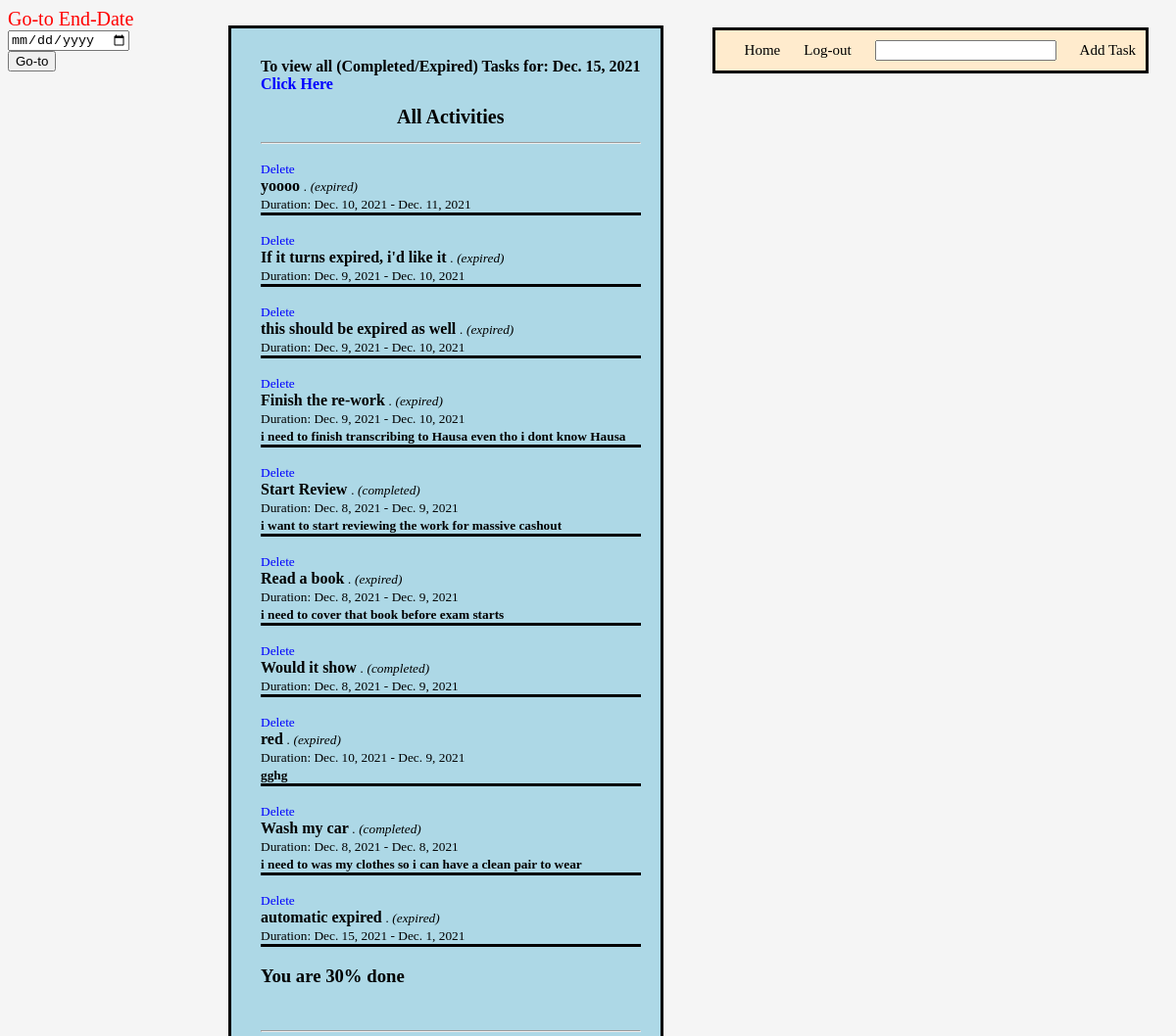
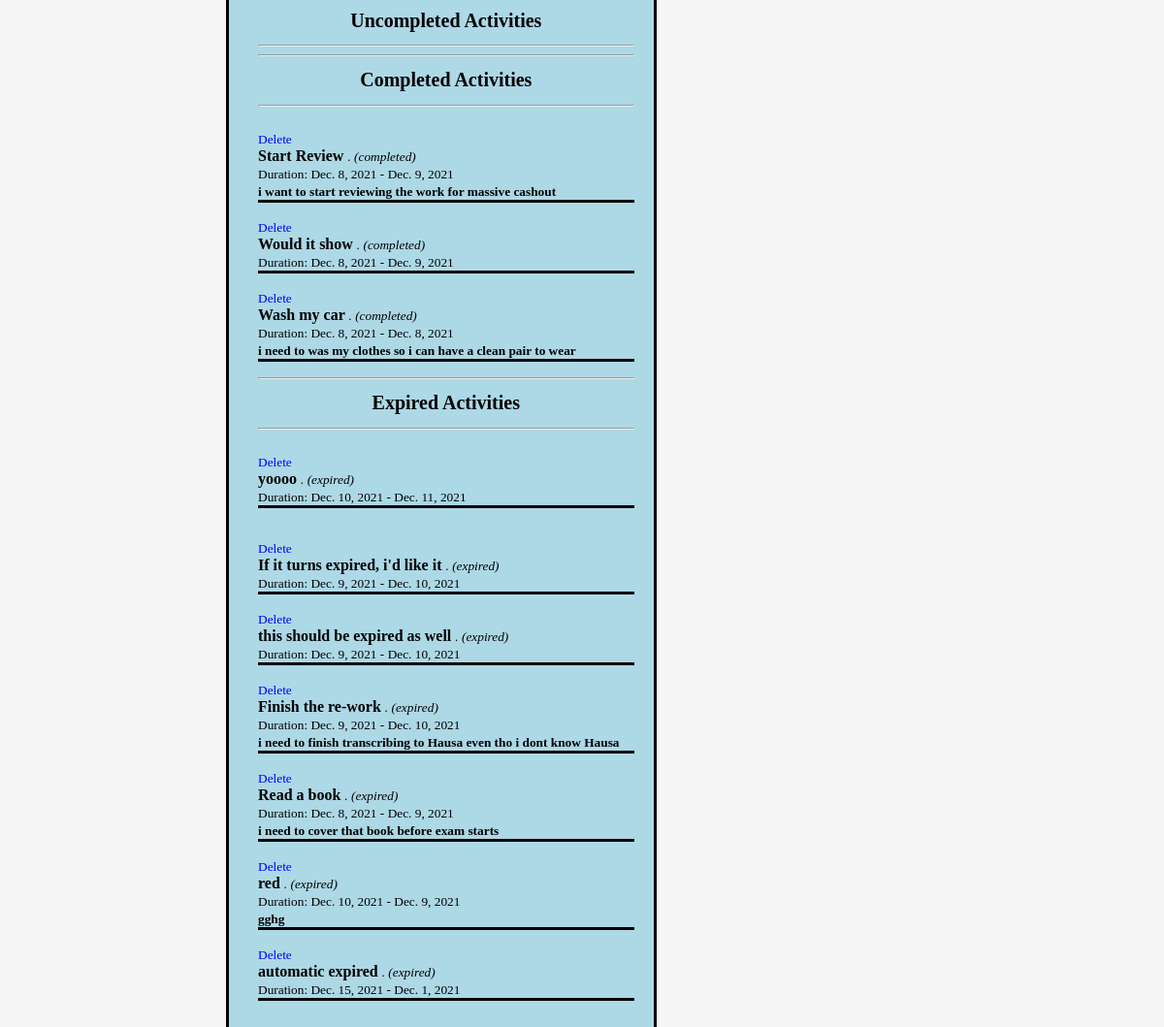
The app's page / (signed in) with its own data (2 pictures, top to bottom).
### app/models.py (models this page shows, shortened)
class ToDo(models.Model):
    owner = models.ForeignKey(User, on_delete=models.CASCADE)
    todo = models.CharField(max_length=50)
    description = models.TextField(max_length=200, null=True, blank=True)
    created = models.DateField(auto_now_add=True)
    end = models.DateField()
    start = models.DateField(auto_now_add=True)
    completed = models.BooleanField(default=False)
    expired = models.BooleanField(default=False)

### app/views.py (the view, shortened to what this page needs)
# urls.py: path('', views.index, name="home"),
@login_required(login_url='log-in')
def index(request):
    activities = ToDo.objects.filter(owner=request.user).order_by('-end')
    today = timezone.localtime(timezone.now())
    todo = ToDo.objects.filter(owner=request.user).count()
    complete = ToDo.objects.filter(completed=True, owner=request.user).count()
    percent = complete * 100 // todo
    today = timezone.localtime(timezone.now())
    expiredd = ToDo.objects.filter(end__lt=today, owner=request.user)
    if expiredd:
        expiredd.update(expired=True)
    context = {
        'activities' : activities,
        'percent' : percent,
        'today' : today,
    }
    return render(request, 'home.html', context)

### app/templates/home.html (shortened to what this page needs)
{% extends 'main.html' %}
{% load static %}
{% block content %}
<link rel="stylesheet" href="{% static 'css/todo.css' %}">
<body>
        <span class="date" >
            <form method="post" >
                <label for="end">Go-to End-Date</label> <br>
                <input type="date" name="end" id=""> <br>
                <input type="Submit" value="Go-to" id=""> <br>
            </form>
        </span>
<br>
    <div class="all">
        <span> <b> To view all (Completed/Expired) Tasks for: {{today.date}} <br> <a href="{% url 'exp' %}">Click Here</a> </b></span>
        <h1>All Activities </h1> <hr>
    <table>
    {% for activity in activities %}
    <p>
    <small> <a href="{% url 'delete' activity.id %}"> Delete </a> </small> <br>
    <large> <b>  {{activity.todo}}  </b> </large>
    {% if activity.completed == True %} <span> <small> <i> . (completed)</i></small></span>
    {% elif activity.expired == True and activity.completed == False%} <span> <small> <i> . (expired)</i></small></span>
    {% elif activity.expired == False and activity.completed == False%} <span> <small> <i> . (ongoing)</i></small></span>
    {% endif %}<br>
    <small>Duration: {{activity.start}} - {{activity.end}} </small> <br>
    <small> <b> {{activity.description}} </b> </small>
    </p>
    {% endfor %}
    <h3> You are {{percent}}% done</h3>
    </table>
    <br>
    <hr>
    <h1>Uncompleted Activities </h1> <hr>
    <table>
    <hr>
    <h1>Completed Activities </h1> <hr>
    <table>
    {% for activity in activities %}
    {% if activity.completed == True %}
    <p>
        <small> <a href="{% url 'delete' activity.id %}"> Delete </a> </small> <br>
    <large> <b> {{activity.todo}} </b> </large> <span> <small> <i> . (completed)</i></small></span><br>
    <small>Duration: {{activity.start}} - {{activity.end}} </small> <br>
    <small> <b> {{activity.description}} </b> </small>
    </p>
    {% endif %}
    {% endfor %}
    <hr>
    <h1>Expired Activities </h1> <hr>
    <table>
    {% for activity in activities %}
    {% if activity.expired == True and activity.completed == False %}
    <p>
    <small> <a href="{% url 'delete' activity.id %}"> Delete </a> </small> <br>
    <large> <b> {{activity.todo}} </b> </large>  <span> <small> <i> . (expired)</i></small></span> <br>
    <small>Duration: {{activity.start}} - {{activity.end}} </small> <br>
    <small> <b> {{activity.description}} </b> </small>
    </p>
</table>
    {% endif %}
    {% endfor %}
</div>
</body>
</html>
{% endblock %}

### static/css/todo.css (style rules this page uses)
a { text-decoration: none; color: blue; }
body { background-color: whitesmoke; position: relative; }
h1 { text-decoration: none; font-family: Georgia, 'Times New Roman', Times, serif; color:black; font-size: 20px; text-align: center; }
.date { position: absolute; top: 0; }
p { border-bottom: solid black; }
label { color: red; font-size: 20px; }
.all { position: absolute; margin-left: 225px; text-align: left; border: solid black; width: max-content; padding: 30px; padding-right: 20px; background-color: lightblue; }

### records on screen
ToDo: todo "yoooo", completed ". (expired)", start "Dec. 10, 2021", end "Dec. 11, 2021"
ToDo: todo "If it turns expired, i'd like it", completed ". (expired)", start "Dec. 9, 2021", end "Dec. 10, 2021"
ToDo: todo "this should be expired as well", completed ". (expired)", start "Dec. 9, 2021", end "Dec. 10, 2021"
ToDo: todo "Finish the re-work", completed ". (expired)", start "Dec. 9, 2021", end "Dec. 10, 2021", description "i need to finish transcribing to Hausa even tho i dont know Hausa"
ToDo: todo "Start Review", completed ". (completed)", start "Dec. 8, 2021", end "Dec. 9, 2021", description "i want to start reviewing the work for massive cashout"
ToDo: todo "Read a book", completed ". (expired)", start "Dec. 8, 2021", end "Dec. 9, 2021", description "i need to cover that book before exam starts"
ToDo: todo "Would it show", completed ". (completed)", start "Dec. 8, 2021", end "Dec. 9, 2021"
ToDo: todo "red", completed ". (expired)", start "Dec. 10, 2021", end "Dec. 9, 2021", description "gghg"
ToDo: todo "Wash my car", completed ". (completed)", start "Dec. 8, 2021", end "Dec. 8, 2021", description "i need to was my clothes so i can have a clean pair to wear"
ToDo: todo "automatic expired", completed ". (expired)", start "Dec. 15, 2021", end "Dec. 1, 2021"

### other values on screen
{{ today.date }} "Dec. 15, 2021"
{{ percent }} "30"
